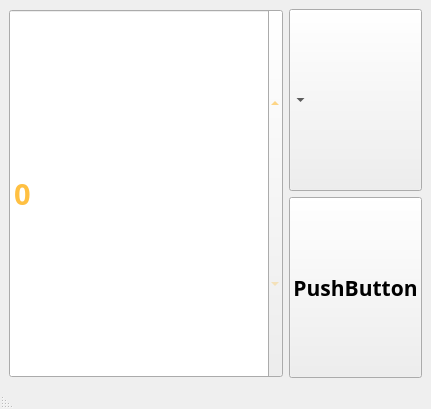
<?xml version="1.0" encoding="UTF-8"?>
<ui version="4.0">
 <class>MainWindow</class>
 <widget class="QMainWindow" name="MainWindow">
  <property name="geometry">
   <rect>
    <x>0</x>
    <y>0</y>
    <width>431</width>
    <height>409</height>
   </rect>
  </property>
  <property name="windowTitle">
   <string>治療面板</string>
  </property>
  <property name="layoutDirection">
   <enum>Qt::RightToLeft</enum>
  </property>
  <widget class="QWidget" name="centralwidget">
   <layout class="QHBoxLayout" name="horizontalLayout_2">
    <item>
     <layout class="QHBoxLayout" name="horizontalLayout">
      <item>
       <layout class="QVBoxLayout" name="verticalLayout">
        <item>
         <widget class="QComboBox" name="comboBox">
          <property name="sizePolicy">
           <sizepolicy hsizetype="Preferred" vsizetype="Expanding">
            <horstretch>0</horstretch>
            <verstretch>0</verstretch>
           </sizepolicy>
          </property>
          <property name="accessibleName">
           <string/>
          </property>
          <property name="currentText">
           <string/>
          </property>
          <property name="placeholderText">
           <string>選擇角色</string>
          </property>
          <item>
           <property name="text">
            <string>角色1</string>
           </property>
          </item>
          <item>
           <property name="text">
            <string>角色2</string>
           </property>
          </item>
          <item>
           <property name="text">
            <string>角色3</string>
           </property>
          </item>
          <item>
           <property name="text">
            <string>角色4</string>
           </property>
          </item>
          <item>
           <property name="text">
            <string>角色5</string>
           </property>
          </item>
         </widget>
        </item>
        <item>
         <widget class="QPushButton" name="pushButton">
          <property name="sizePolicy">
           <sizepolicy hsizetype="Minimum" vsizetype="Expanding">
            <horstretch>0</horstretch>
            <verstretch>0</verstretch>
           </sizepolicy>
          </property>
          <property name="font">
           <font>
            <family>MiSans Heavy</family>
            <pointsize>16</pointsize>
            <weight>75</weight>
            <bold>true</bold>
           </font>
          </property>
          <property name="text">
           <string>PushButton</string>
          </property>
         </widget>
        </item>
       </layout>
      </item>
     </layout>
    </item>
    <item>
     <widget class="QSpinBox" name="spinBox">
      <property name="sizePolicy">
       <sizepolicy hsizetype="Expanding" vsizetype="Ignored">
        <horstretch>0</horstretch>
        <verstretch>0</verstretch>
       </sizepolicy>
      </property>
      <property name="font">
       <font>
        <family>MiSans Heavy</family>
        <pointsize>22</pointsize>
        <weight>75</weight>
        <bold>true</bold>
       </font>
      </property>
      <property name="mouseTracking">
       <bool>false</bool>
      </property>
      <property name="contextMenuPolicy">
       <enum>Qt::DefaultContextMenu</enum>
      </property>
      <property name="layoutDirection">
       <enum>Qt::LeftToRight</enum>
      </property>
      <property name="styleSheet">
       <string notr="true">color: rgb(255, 192, 66);</string>
      </property>
      <property name="minimum">
       <number>0</number>
      </property>
      <property name="maximum">
       <number>120</number>
      </property>
      <property name="singleStep">
       <number>10</number>
      </property>
      <property name="stepType">
       <enum>QAbstractSpinBox::AdaptiveDecimalStepType</enum>
      </property>
      <property name="value">
       <number>0</number>
      </property>
      <property name="displayIntegerBase">
       <number>10</number>
      </property>
     </widget>
    </item>
   </layout>
  </widget>
  <widget class="QMenuBar" name="menubar">
   <property name="geometry">
    <rect>
     <x>0</x>
     <y>0</y>
     <width>431</width>
     <height>23</height>
    </rect>
   </property>
  </widget>
  <widget class="QStatusBar" name="statusbar"/>
 </widget>
 <resources/>
 <connections/>
</ui>
